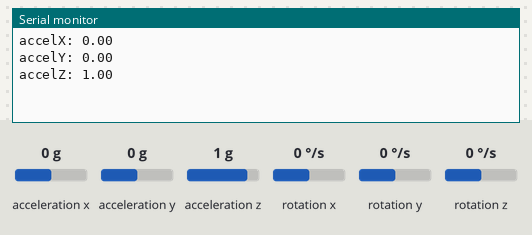
Bench run of a sketch on a simulated ESP32. Parts: the last lines printed to the serial monitor. Inputs (shaded band) come from the test bench; at power-on: acceleration x 0 g, acceleration y 0 g, acceleration z 1 g, rotation x 0 °/s, rotation y 0 °/s, rotation z 0 °/s.

Above: at 1.2 s.
1.3 s: acceleration x set to -1.4 g
At 2.6 s:
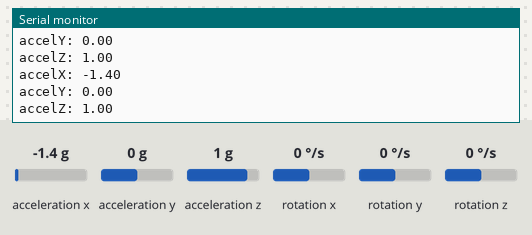
2.8 s: acceleration y set to -1.4 g
At 3.9 s:
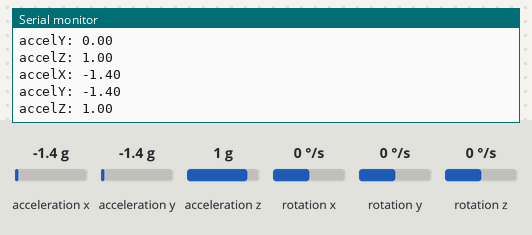
4.3 s: acceleration z set to -1.4 g
At 5.8 s:
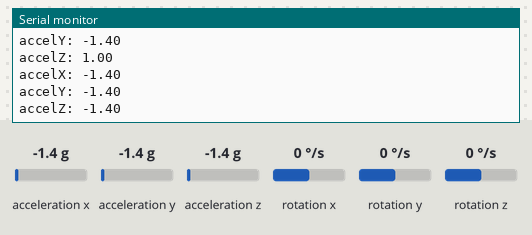

Measured:
- after the input at 1.3 s, the serial monitor: prints a new line after 0.74 s (image 1)
- after the input at 2.8 s, the serial monitor: prints a new line after 0.25 s (image 2)
- after the input at 4.3 s, the serial monitor: prints a new line after 0.79 s (image 3)

The sketch:

Ej2.ino
```cpp
#include <Arduino.h>
#include <MPU9250_asukiaaa.h>

MPU9250_asukiaaa mySensor;
float aX, aY, aZ;
int cont;
int i=0;
const int SDA_PIN=21;
const int SCL_PIN=22;
const int pinLED=26;
uint8_t result;


void loop3(void *parameter) {
    digitalWrite(pinLED,HIGH);
    delay(200);
    digitalWrite(pinLED,LOW);
    delay(800);
    vTaskDelete( NULL );
}


void loop2(void *parameter) {
    Serial.println("accelX: " + String(aX));
    Serial.println("accelY: " + String(aY));
    Serial.println("accelZ: " + String(aZ));
    Serial.println("");
       xTaskCreate(loop3, "loop3", 15000, NULL, 3, NULL);
    vTaskDelete( NULL );
  }


void setup() {
  Serial.begin(115200);
  Wire.begin(SDA_PIN, SCL_PIN);
  mySensor.setWire(&Wire);
  mySensor.beginAccel();
}

void loop() {
    for( cont = 0; cont < 10; cont ++){
      result = mySensor.accelUpdate();
      aX = mySensor.accelX();
      aY = mySensor.accelY();
      aZ = mySensor.accelZ();
      delay(100);
    }
    xTaskCreate(loop2, "loop2", 15000, NULL, 2, NULL);
    }
```
